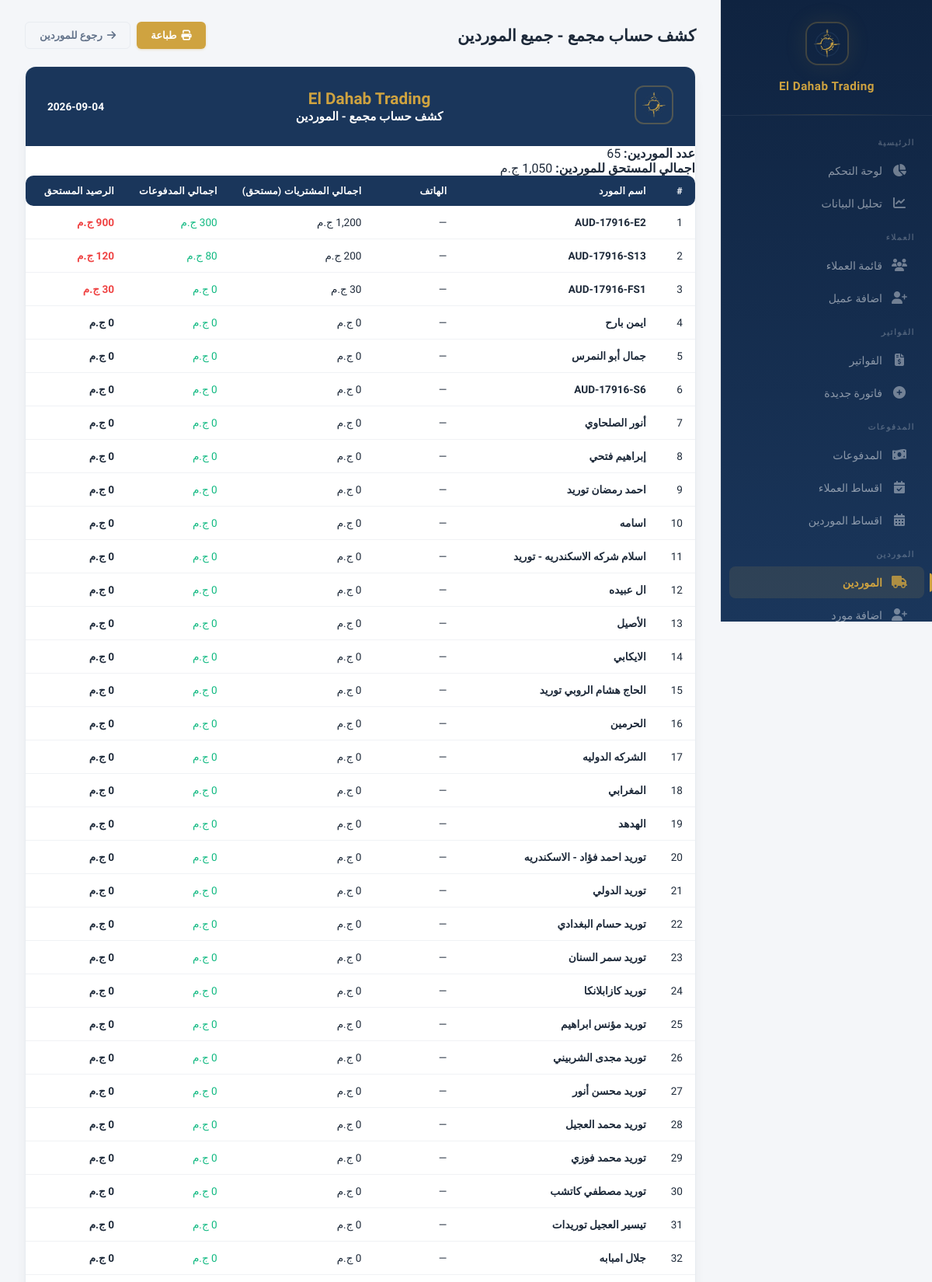
The app's page /reports/suppliers-statement (signed in, upper part) with its own data.
### models.py (models this page shows, shortened)
class Supplier(db.Model):
    __tablename__ = 'suppliers'
    id = db.Column(db.Integer, primary_key=True)
    name = db.Column(db.String(200), nullable=False)
    phone = db.Column(db.String(50))
    address = db.Column(db.Text)
    notes = db.Column(db.Text)
    created_at = db.Column(db.DateTime, default=datetime.utcnow)
    purchases = db.relationship('Purchase', backref='supplier', lazy=True)
    payments = db.relationship('SupplierPayment', backref='supplier', lazy=True)
    returns = db.relationship('SupplierReturn', backref='supplier', lazy=True)
    installment_plans = db.relationship('SupplierInstallmentPlan', backref='supplier', lazy=True)

### app.py (the view)
@app.route('/reports/suppliers-statement')
@login_required
def suppliers_statement_all():
    suppliers = Supplier.query.order_by(Supplier.name).all()
    rows = []
    for s in suppliers:
        entries = _supplier_statement_rows(s)
        debit = sum(e['debit'] for e in entries)
        credit = sum(e['credit'] for e in entries)
        rows.append({'supplier': s, 'debit': debit, 'credit': credit, 'balance': debit - credit})
    rows.sort(key=lambda r: r['balance'], reverse=True)
    return render_template('suppliers_statement_all.html', rows=rows,
        totals_debit=sum(r['debit'] for r in rows),
        totals_credit=sum(r['credit'] for r in rows),
        total_balance=sum(r['balance'] for r in rows),
        now=datetime.now())

### app.py (called while the page is built)
@app.context_processor
def inject_payment_methods():
    return {'PAYMENT_METHODS': PAYMENT_METHODS, 'parse_images': parse_images}

@app.before_request
def check_session_expiry():
    if 'user_id' in session and session.get('expires_at'):
        if datetime.utcnow().timestamp() > session['expires_at']:
            session.clear()
            flash('انتهت الجلسة، يرجى تسجيل الدخول مرة اخرى', 'warning')
            return redirect(url_for('login'))

@app.context_processor
def inject_user():
    if not hasattr(g, 'current_user'):
        g.current_user = db.session.get(User, session['user_id']) if 'user_id' in session else None
    return dict(current_user=g.current_user)

### models.py (called while the page is built)
    def has_permission(self, page):
        if self.is_admin:
            return True
        return any(p.page == page for p in self.permissions)

### templates/suppliers_statement_all.html (shortened to what this page needs)
{% extends "base.html" %}
{% block content %}
<div class="page-header no-print">
    <h1 style="font-size:1.3rem;font-weight:700;color:var(--text);">كشف حساب مجمع - جميع الموردين</h1>
    <div style="display:flex;gap:8px;">
        <button class="btn btn-gold" onclick="window.print();"><i class="fas fa-print"></i> طباعة</button>
        <a href="{{ url_for('suppliers_list') }}" class="btn btn-outline"><i class="fas fa-arrow-right"></i> رجوع للموردين</a>
    </div>
</div>
<div class="invoice-print">
    <div class="invoice-print-header compact-header">
        <div>
            <img src="{{ url_for('static', filename='logo.png') }}" alt="Logo" class="compact-logo">
        </div>
        <div style="text-align:center;">
            <div class="company-name">El Dahab Trading</div>
            <div style="font-size:0.95rem;font-weight:700;color:#fff;margin-top:2px;">كشف حساب مجمع - الموردين</div>
        </div>
        <div style="text-align:left;display:flex;flex-direction:column;align-items:flex-end;gap:4px;">
            <div style="font-size:0.85rem;font-weight:800;color:#fff;">{{ now.strftime('%Y-%m-%d') }}</div>
        </div>
    </div>
    <div class="compact-info">
        <div><strong>عدد الموردين:</strong> {{ rows|length }}</div>
        <div><strong>اجمالي المستحق للموردين:</strong> {{ "{:,.0f}".format(total_balance) }} ج.م</div>
    </div>
    <div class="invoice-items-area">
        <table class="compact-table statement-table">
            <thead>
                <tr>
                    <th style="width:40px;">#</th>
                    <th>اسم المورد</th>
                    <th style="width:110px;">الهاتف</th>
                    <th style="width:130px;">اجمالي المشتريات (مستحق)</th>
                    <th style="width:120px;">اجمالي المدفوعات</th>
                    <th style="width:130px;">الرصيد المستحق</th>
                </tr>
            </thead>
            <tbody>
                {% for r in rows %}
                <tr>
                    <td>{{ loop.index }}</td>
                    <td style="font-weight:600;">{{ r.supplier.name }}</td>
                    <td>{{ r.supplier.phone or '—' }}</td>
                    <td>{{ "{:,.0f}".format(r.debit) }} ج.م</td>
                    <td class="text-success">{{ "{:,.0f}".format(r.credit) }} ج.م</td>
                    <td style="font-weight:800;" class="{{ 'text-danger' if r.balance > 0 else ('text-success' if r.balance < 0 else '') }}">{{ "{:,.0f}".format(r.balance) }} ج.م</td>
                </tr>
                {% endfor %}
            </tbody>
        </table>
    </div>
</div>
{% endblock %}

### static/css/style.css (style rules this page uses)
:root { --gold: #cfa340; --gold-light: #e8c96a; --gold-dark: #b8892e; --gold-glow: rgba(207, 163, 64, 0.15); --navy: #1a365b; --navy-light: #264a7a; --navy-dark: #0f2340; --bg: #f4f6f9; --card: #ffffff; --card-hover: #fafbfd; --border: #e8ecf1; --border-light: #f0f2f5; --text: #1e2a3a; --text-secondary: #64748b; --text-muted: #94a3b8; --success: #10b981; --success-bg: rgba(16, 185, 129, 0.08); --danger: #ef4444; --danger-bg: rgba(239, 68, 68, 0.08); --warning: #f59e0b; --warning-bg: rgba(245, 158, 11, 0.08); --info: #3b82f6; --info-bg: rgba(59, 130, 246, 0.08); --sidebar-w: 272px; --shadow-xs: 0 1px 2px rgba(0,0,0,0.04); --shadow-sm: 0 1px 3px rgba(0,0,0,0.06), 0 1px 2px rgba(0,0,0,0.04); --shadow-md: 0 4px 6px -1px rgba(0,0,0,0.07), 0 2px 4px -2px rgba(0,0,0,0.05); --shadow-lg: 0 10px 15px -3px rgba(0,0,0,0.08), 0 4px 6px -4px rgba(0,0,0,0.04); --shadow-xl: 0 20px 25px -5px rgba(0,0,0,0.08), 0 8px 10px -6px rgba(0,0,0,0.04); --shadow-card: 0 1px 3px rgba(0,0,0,0.04), 0 1px 2px rgba(0,0,0,0.03); --shadow-card-hover: 0 10px 40px rgba(0,0,0,0.08); --radius: 14px; --radius-sm: 10px; --radius-xs: 6px; --transition: all 0.2s cubic-bezier(0.4, 0, 0.2, 1); }
* { margin: 0; padding: 0; box-sizing: border-box; }
html { scroll-behavior: smooth; }
body { font-family: 'IBM Plex Sans Arabic', -apple-system, BlinkMacSystemFont, sans-serif; background: var(--bg); color: var(--text); direction: rtl; min-height: 100vh; -webkit-font-smoothing: antialiased; -moz-osx-font-smoothing: grayscale; }
table { width: 100%; border-collapse: collapse; }
table thead th { background: var(--navy); color: #fff; padding: 12px 16px; font-size: 0.78rem; font-weight: 600; text-align: right; white-space: nowrap; letter-spacing: 0.3px; text-transform: uppercase; }
table thead th:first-child { border-radius: 0 var(--radius-sm) var(--radius-sm) 0; }
table thead th:last-child { border-radius: var(--radius-sm) 0 0 var(--radius-sm); }
table tbody td { padding: 13px 16px; border-bottom: 1px solid var(--border-light); font-size: 0.85rem; color: var(--text); }
table tbody tr { transition: var(--transition); }
.btn { display: inline-flex; align-items: center; gap: 6px; padding: 9px 18px; border: none; border-radius: var(--radius-xs); font-family: inherit; font-weight: 600; font-size: 0.82rem; cursor: pointer; transition: var(--transition); text-decoration: none; white-space: nowrap; }
.btn-gold { background: var(--gold); color: #fff; box-shadow: 0 1px 3px rgba(207,163,64,0.3); }
.btn-outline { background: transparent; border: 1.5px solid var(--border); color: var(--text-secondary); }
.invoice-print { background: #fff; border: 1px solid var(--border); border-radius: var(--radius); overflow: hidden; box-shadow: var(--shadow-lg); }
.invoice-print-header { background: var(--navy); color: #fff; padding: 24px 28px; display: flex; justify-content: space-between; align-items: center; }
.invoice-print-header img { width: 50px; height: 50px; border-radius: 12px; border: 2px solid rgba(207,163,64,0.3); object-fit: cover; }
.invoice-print-header .company-name { font-size: 1.3rem; font-weight: 700; color: var(--gold); }
.page-header { display: flex; justify-content: space-between; align-items: center; margin-bottom: 22px; gap: 12px; }
.page-header h1 { margin: 0; }
.text-success { color: var(--success); }
.text-danger { color: var(--danger); }

### records on screen
Supplier: supplier.name "AUD-17916-E2", supplier "—"
Supplier: supplier.name "AUD-17916-S13", supplier "—"
Supplier: supplier.name "AUD-17916-FS1", supplier "—"
Supplier: supplier.name "ايمن بارح", supplier "—"
Supplier: supplier.name "جمال أبو النمرس", supplier "—"
Supplier: supplier.name "AUD-17916-S6", supplier "—"
Supplier: supplier.name "أنور الصلحاوي", supplier "—"
Supplier: supplier.name "إبراهيم فتحي", supplier "—"
Supplier: supplier.name "احمد رمضان توريد", supplier "—"
Supplier: supplier.name "اسامه", supplier "—"
Supplier: supplier.name "اسلام شركه الاسكندريه - توريد", supplier "—"
Supplier: supplier.name "ال عبيده", supplier "—"
Supplier: supplier.name "الأصيل", supplier "—"
Supplier: supplier.name "الايكابي", supplier "—"
Supplier: supplier.name "الحاج هشام الروبي توريد", supplier "—"
Supplier: supplier.name "الحرمين", supplier "—"
Supplier: supplier.name "الشركه الدوليه", supplier "—"
Supplier: supplier.name "المغرابي", supplier "—"
Supplier: supplier.name "الهدهد", supplier "—"
Supplier: supplier.name "توريد احمد فؤاد - الاسكندريه", supplier "—"
Supplier: supplier.name "توريد الدولي", supplier "—"
Supplier: supplier.name "توريد حسام البغدادي", supplier "—"
Supplier: supplier.name "توريد سمر السنان", supplier "—"
Supplier: supplier.name "توريد كازابلانكا", supplier "—"
Supplier: supplier.name "توريد مؤنس ابراهيم", supplier "—"
Supplier: supplier.name "توريد مجدى الشربيني", supplier "—"
Supplier: supplier.name "توريد محسن أنور", supplier "—"
Supplier: supplier.name "توريد محمد العجيل", supplier "—"
Supplier: supplier.name "توريد محمد فوزي", supplier "—"
Supplier: supplier.name "توريد مصطفي كاتشب", supplier "—"
Supplier: supplier.name "تيسير العجيل توريدات", supplier "—"
Supplier: supplier.name "جلال امبابه", supplier "—"

### other values on screen
{{ rows|length }} "65"
{{ "{:,.0f}".format(total_balance) }} "1,050"
{{ "{:,.0f}".format(r.debit) }} "1,200" "200" "30" "0" "0" "0" "0" "0" "0" "0" "0" "0" "0" "0" "0" "0" "0" "0" "0" "0" "0" "0" "0" "0" "0" "0" "0" "0" "0" "0" "0" "0"
{{ "{:,.0f}".format(r.credit) }} "300" "0" "0" "0" "0" "0" "0" "0" "0" "0" "0" "0" "0" "0" "0" "0" "0" "0" "0" "0" "0" "0" "0" "0" "0" "0" "0" "0" "0" "0" "0"
{{ "{:,.0f}".format(r.balance) }} "900" "120" "30" "0" "0" "0" "0" "0" "0" "0" "0" "0" "0" "0" "0" "0" "0" "0" "0" "0" "0" "0" "0" "0" "0" "0" "0" "0" "0" "0" "0" "0"
